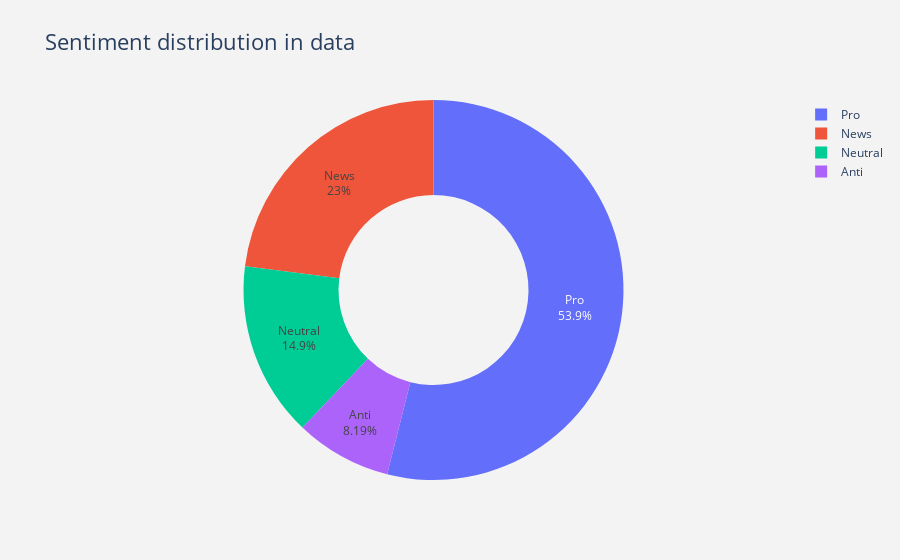

Notebook code for this chart:
### Markdown cell above
### Sentiment Distribution

### Code cell
# labels
lab =["Pro","News","Neutral","Anti"]
# values
val = df_train.sentiment.value_counts().values.tolist()
# create pie chart
fig = px.pie(df_train, 
             values = val,
             names = lab,
             title = "Sentiment distribution in data",
             hole = .5
            )
# update traces
fig.update_traces(
            textposition = "inside",
            textinfo = "percent +label")
# update layout
fig.update_layout(
    title_font_size = 22,
    plot_bgcolor = "rgb(243,243,243)",
    paper_bgcolor= "rgb(243,243,243)")

### Figure 1 — Plotly figure (JSON) as saved in the notebook; plotly's stock layout.template omitted (floating-point values rounded to 4 significant figures)
{"data": [{"domain": {"x": [0, 1], "y": [0, 1]}, "hole": 0.5, "hovertemplate": "label=%{label}<br>value=%{value}<extra></extra>", "labels": ["Pro", "News", "Neutral", "Anti"], "legendgroup": "", "name": "", "showlegend": true, "textinfo": "percent+label", "textposition": "inside", "type": "pie", "values": [8530, 3640, 2353, 1296]}], "layout": {"legend": {"tracegroupgap": 0}, "paper_bgcolor": "rgb(243,243,243)", "plot_bgcolor": "rgb(243,243,243)", "title": {"font": {"size": 22}, "text": "Sentiment distribution in data"}}}
